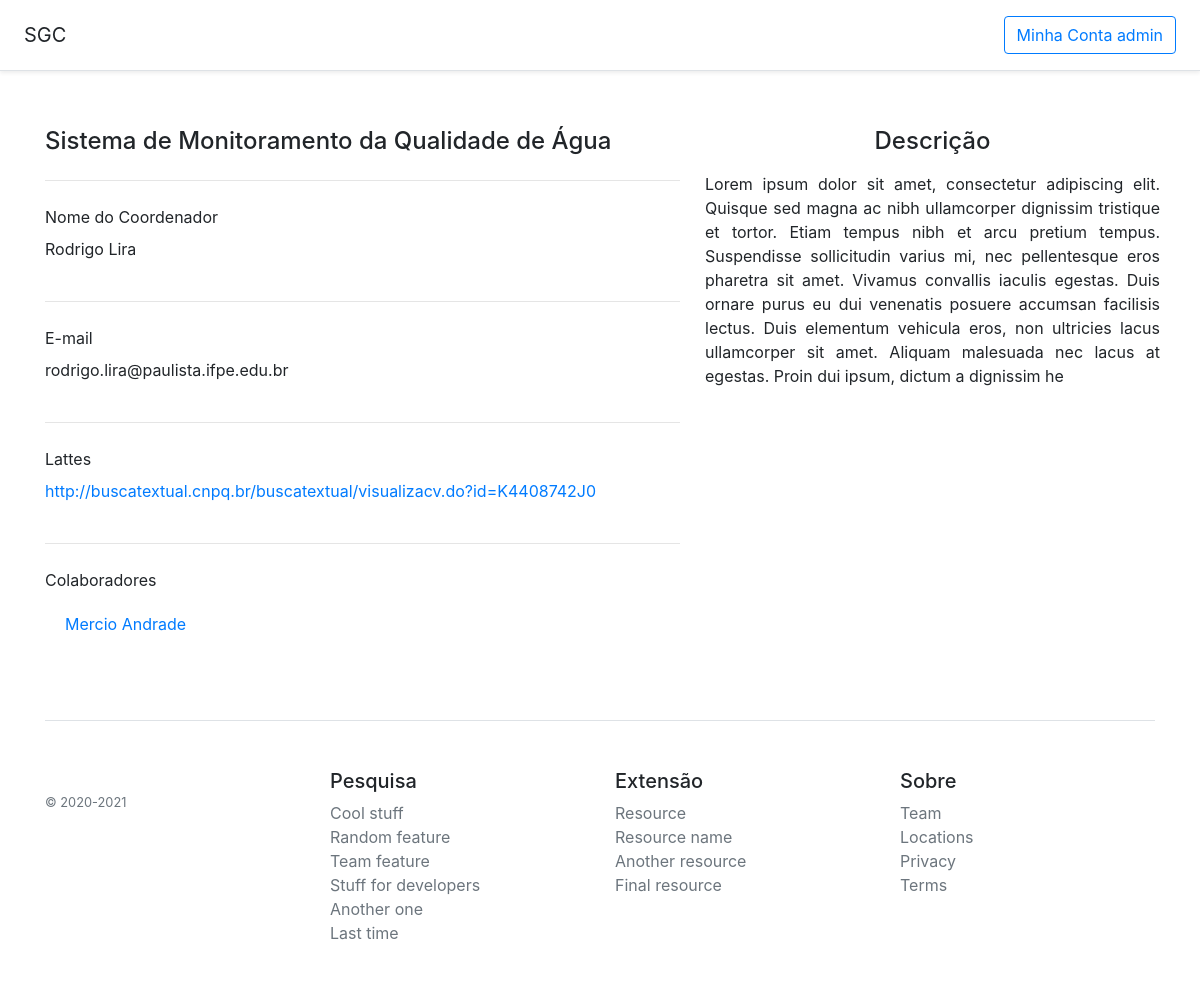
The app's page /projeto/exibir/1 (signed in) with its own data.
### projeto/models.py (models this page shows, shortened)
class Projeto(models.Model):
    titulo = models.CharField(max_length=50)
    descricao = models.CharField(max_length=500, verbose_name="descrição")
    inicio = models.DateField(verbose_name="início")
    fim = models.DateField(blank=True)
    aprovado = models.BooleanField(default=False, verbose_name="Está institucionalizado?")
    coordenador = models.ForeignKey(Professor, on_delete=models.PROTECT)

class ColaboradorProjeto(models.Model):
    colaborador = models.ForeignKey(Professor, on_delete=models.PROTECT)
    projeto = models.ForeignKey(Projeto, on_delete=models.PROTECT)

### core/models.py (models this page shows, shortened)
class Professor(models.Model):
    nome = models.CharField(max_length=50)
    email = models.EmailField()
    lattes = models.URLField(verbose_name="CV Lattes")

### projeto/views.py (the view)
# urls.py: path('exibir/<int:projeto_id>', views.exibir, name='exibir'), #projeto/exibir/2
def exibir(request, projeto_id):
    projeto = get_object_or_404(Projeto, pk = projeto_id)
    coolaboradores = ColaboradorProjeto.objects.filter(projeto=projeto)
    tags = ProjetoTag.objects.filter(projeto=projeto)
    context = {
        'projeto': projeto,
        'colaboradores': coolaboradores,
        'tags': tags,
    }
    return render(request, 'projeto/detail.html', context)

### templates/projeto/detail.html (shortened to what this page needs)
{% extends 'base.html' %}
{% block content %}
<div class="py-3 text-left">
</div>
<div class="row">
	<div class="col-md-5 order-md-2">
			<h4 class="mb-3 text-center">Descrição</h4>
				<div class="form-row ">
					<div class="form-group">
                       <p class="text-justify">{{ projeto.descricao }}</p>
					</div>
				</div>
	</div>
	<div class="col-md-7 order-md-1">
		<h4 class="mb-3">{{projeto.titulo}}</h4>
        <hr class="my-4">
        <div class="form-row">
			<div class="form-group col-md-11">
				<label for="div-coordenador">Nome do Coordenador</label>
                <div id="div-coordenador form-control">{{projeto.coordenador.nome}}</div>
			</div>
		</div>
        <hr class="my-4">
		<div class="form-row">
			<div class="form-group col-md-11">
				<label for="div-email">E-mail</label>
                <div id="div-email form-control">{{projeto.coordenador.email}}</div>
			</div>
        </div>
        <hr class="my-4">
        <div class="form-row">
			<div class="form-group col-md-11">
				<label for="div-lattes">Lattes</label>
                <div id="div-lattes form-control">
                    <a href="{{projeto.coordenador.lattes}}" target="_blank">{{projeto.coordenador.lattes}}</a>
                </div>
            </div>
		</div>
        <hr class="my-4">
		<div class="form-row">
			<div class="form-group col-md-11">
					<label for="inputTipo">Colaboradores</label>
                    <ul class="list-group list-group-flush">
                    {% for colaborador in colaboradores %}
                        <li class="list-group-item"><a href="#" target="_blank" >{{colaborador.colaborador.nome}}</a></li>
                    {% endfor %}
                    </ul>
			</div>
		</div>
	</div>
{% endblock %}

### templates/base.html (shortened to what this page needs)
<!DOCTYPE html>
{% load static %}
<html lang="pt-br">
	<head>
		<link rel="stylesheet" href="https://cdn.jsdelivr.net/npm/bootstrap@4.6.0/dist/css/bootstrap.min.css">
	</head>
	<body >
		<div class="d-flex flex-column flex-md-row align-items-center p-3 px-md-4 mb-3 bg-white border-bottom shadow-sm">
			<h5 class="my-0 mr-md-auto font-weight-normal">SGC</h5>
			{% if not user.is_authenticated %}
				<a class="btn btn-outline-primary" href="#">Acessar</a>
			{% else %}
				<a class="btn btn-outline-primary" href="#"> Minha Conta {{ user.username }} </a>
			{% endif %}
		</div>
		<div class="container">
            {% block content %}
            {% endblock %}
		</div>
		<footer class="pt-4 my-md-5 pt-md-5 border-top">
				<div class="row">
				  <div class="col-12 col-md">
					<small class="d-block mb-3 text-muted">&copy; 2020-2021</small>
				  </div>
				  <div class="col-6 col-md">
					<h5>Pesquisa</h5>
					<ul class="list-unstyled text-small">
					  <li><a class="text-muted" href="#">Cool stuff</a></li>
					  <li><a class="text-muted" href="#">Random feature</a></li>
					  <li><a class="text-muted" href="#">Team feature</a></li>
					  <li><a class="text-muted" href="#">Stuff for developers</a></li>
					  <li><a class="text-muted" href="#">Another one</a></li>
					  <li><a class="text-muted" href="#">Last time</a></li>
					</ul>
				  </div>
				  <div class="col-6 col-md">
					<h5>Extensão</h5>
					<ul class="list-unstyled text-small">
					  <li><a class="text-muted" href="#">Resource</a></li>
					  <li><a class="text-muted" href="#">Resource name</a></li>
					  <li><a class="text-muted" href="#">Another resource</a></li>
					  <li><a class="text-muted" href="#">Final resource</a></li>
					</ul>
				  </div>
				  <div class="col-6 col-md">
					<h5>Sobre</h5>
					<ul class="list-unstyled text-small">
					  <li><a class="text-muted" href="#">Team</a></li>
					  <li><a class="text-muted" href="#">Locations</a></li>
					  <li><a class="text-muted" href="#">Privacy</a></li>
					  <li><a class="text-muted" href="#">Terms</a></li>
					</ul>
				  </div>
				</div>
		</footer>
	</body>
</html>

### records on screen
Projeto: descricao "Lorem ipsum dolor sit amet, consectetur adipiscing elit. Quisque sed magna ac nibh ullamcorper dignissim tristique et tortor. Etiam tempus nibh et arcu pretium tempus. Suspendisse sollicitudin varius mi, nec pellentesque eros pharetra sit amet. Vivamus convallis iaculis egestas. Duis ornare purus eu dui venenatis posuere accumsan facilisis lectus. Duis elementum vehicula eros, non ultricies lacus ullamcorper sit amet. Aliquam malesuada nec lacus at egestas. Proin dui ipsum, dictum a dignissim he", titulo "Sistema de Monitoramento da Qualidade de Água", coordenador.nome "Rodrigo Lira", coordenador.email "rodrigo.lira@paulista.ifpe.edu.br", coordenador.lattes "http://buscatextual.cnpq.br/buscatextual/visualizacv.do?id=K4408742J0"
ColaboradorProjeto: colaborador.nome "Mercio Andrade"

### other values on screen
{{ user.username }} "admin"
